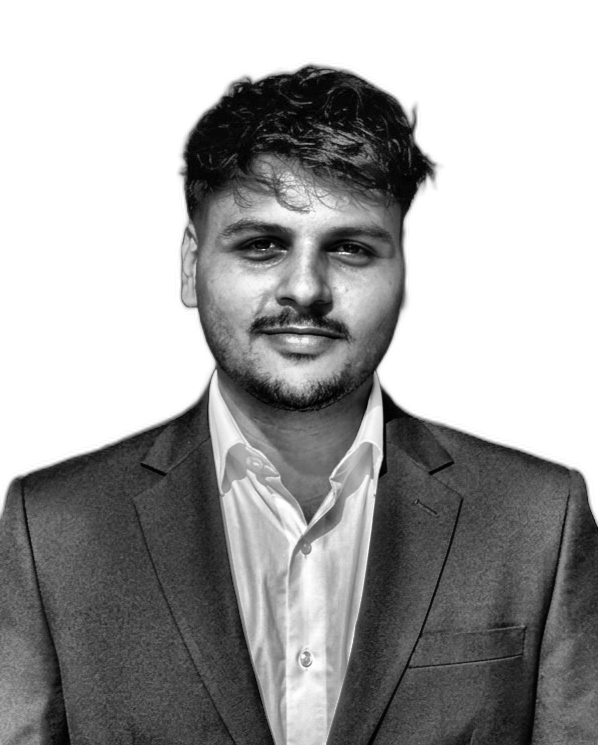
#> input picture source-prepped.png, 598 x 745 px, found by its file name
$ python make_ascii_svg.py
#> lines starting #> are read from the running program, lines starting #| are printed output that depends on the picture
"""
make_ascii_svg.py
-----------------
Converts source-prepped.png into a self-typing animated SVG.
Run locally after prep_photo.py.
Usage: python scripts/make_ascii_svg.py
Output: harsh-ascii.svg
"""

import os
import numpy as np
from PIL import Image

# ASCII density ramp: bright (sparse) -> dark (dense)
RAMP = " .`:-=+*cs#%@"

# Output grid size (cols x rows)
COLS = 90
ROWS = 48

# Visual settings - orange theme
FONT_SIZE    = 7        # px, monospace char size
CHAR_W       = FONT_SIZE * 0.6
CHAR_H       = FONT_SIZE * 1.2
FILL_COLOR   = "#c0c0c0"   # light gray for clean look
BG_COLOR     = "#0d1117"   # GitHub dark
CURSOR_COLOR = "#ff6a00"   # orange cursor

# Animation timing
ROW_DELAY    = 0.04   # seconds between each row appearing
CURSOR_SPEED = 0.6    # seconds to wipe across one row

INPUT  = "source-prepped.png"
OUTPUT = "harsh-ascii.svg"


def image_to_ascii(path: str, cols: int, rows: int) -> list[str]:
    img = Image.open(path).convert("L")
    img = img.resize((cols, rows), Image.LANCZOS)
    pixels = np.array(img)
    lines = []
    for row in pixels:
        line = ""
        for px in row:
            idx = int(px / 255 * (len(RAMP) - 1))
            line += RAMP[idx]
        lines.append(line)
    return lines


def build_svg(lines: list[str]) -> str:
    rows = len(lines)
    cols = max(len(l) for l in lines)

    svg_w = int(cols * CHAR_W) + 20
    svg_h = int(rows * CHAR_H) + 20

    parts = []
    parts.append(f'''<svg xmlns="http://www.w3.org/2000/svg"
     width="{svg_w}" height="{svg_h}"
     viewBox="0 0 {svg_w} {svg_h}">''')

    # Background
    parts.append(f'  <rect width="{svg_w}" height="{svg_h}" fill="{BG_COLOR}"/>')

    # Defs: one clip per row (horizontal wipe)
    parts.append("  <defs>")
    for i in range(rows):
        parts.append(f'    <clipPath id="r{i}">')
        parts.append(f'      <rect x="0" y="{int(i * CHAR_H) + 10}" width="0" height="{int(CHAR_H) + 2}">')
        begin = i * ROW_DELAY
        end   = begin + CURSOR_SPEED
        parts.append(f'        <animate attributeName="width" from="0" to="{svg_w}"'
                     f' begin="{begin:.2f}s" dur="{CURSOR_SPEED:.2f}s" fill="freeze"/>')
        parts.append(f'      </rect>')
        parts.append(f'    </clipPath>')
    parts.append("  </defs>")

    # Text rows
    for i, line in enumerate(lines):
        y     = int((i + 1) * CHAR_H) + 10
        begin = i * ROW_DELAY
        # Escape XML special chars
        safe = (line.replace("&", "&amp;")
                    .replace("<", "&lt;")
                    .replace(">", "&gt;")
                    .replace('"', "&quot;"))
        parts.append(
            f'  <text x="10" y="{y}" '
            f'font-family="\'Courier New\', Courier, monospace" '
            f'font-size="{FONT_SIZE}" fill="{FILL_COLOR}" '
            f'clip-path="url(#r{i})" '
            f'xml:space="preserve">{safe}</text>'
        )

    # Orange cursor block that sweeps each row then disappears
    total_dur = rows * ROW_DELAY + CURSOR_SPEED + 0.1
    parts.append(
        f'  <rect id="cursor" width="{int(CHAR_W)}" height="{int(CHAR_H)}" '
        f'fill="{CURSOR_COLOR}" opacity="0.8">'
    )
    # Move cursor row by row
    x_vals = [f"10"] + [f"{int(CHAR_W * COLS) + 10}"] * 2
    y_vals = []
    key_times = []
    for i in range(rows):
        t_start = i * ROW_DELAY
        t_end   = t_start + CURSOR_SPEED
        y_vals.append(str(int(i * CHAR_H) + 10))
        y_vals.append(str(int(i * CHAR_H) + 10))
        key_times.append(f"{t_start / total_dur:.3f}")
        key_times.append(f"{t_end / total_dur:.3f}")

    parts.append(
        f'    <animate attributeName="y" '
        f'values="{";".join(y_vals)}" '
        f'keyTimes="{";".join(key_times)}" '
        f'dur="{total_dur:.2f}s" fill="freeze"/>'
    )
    parts.append(
        f'    <animate attributeName="opacity" '
        f'values="0.8" '
        f'begin="0s" dur="{total_dur:.2f}s" fill="freeze"/>'
    )
    # Hide cursor at end
    parts.append(
        f'    <animate attributeName="opacity" '
        f'values="0.8;0" '
        f'begin="{total_dur:.2f}s" dur="0.1s" fill="freeze"/>'
    )
    parts.append('  </rect>')
    parts.append('</svg>')

    return "\n".join(parts)


def main():
    if not os.path.exists(INPUT):
        print(f"ERROR: {INPUT} not found. Run prep_photo.py first.")
        return

    print(f"Converting {INPUT} to ASCII ({COLS}×{ROWS})...")
    lines = image_to_ascii(INPUT, COLS, ROWS)
#> in image_to_ascii, img is the input picture: PIL image 598x745 L; min 0, max 255, mean 162.8
#> in image_to_ascii, `img = img.resize((cols, rows), Image.LANCZOS)`:
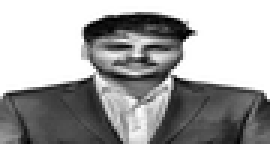
#> img: PIL image 90x48 L (shown 3 times larger); min 0, max 255, mean 162.6
#> the loop in image_to_ascii, `for row in pixels:` made 48 passes
#> after the loop in image_to_ascii, `for row in pixels:`: lines = 48 items
#> lines = 48 items

    print(f"Building animated SVG → {OUTPUT}...")
    svg = build_svg(lines)
#> in build_svg, `rows = len(lines)`: rows = 48
#> in build_svg, `cols = max(len(l) for l in lines)`: cols = 90
#> in build_svg, `svg_w = int(cols * CHAR_W) + 20`: svg_w = 398
#> in build_svg, `svg_h = int(rows * CHAR_H) + 20`: svg_h = 423
#> after the loop in build_svg, `for i in range(rows):`: parts = 243 items
#> the loop in build_svg, `for i, line in enumerate(lines):` made 48 passes
#> (y, begin) on passes 1 to 12: (18, 0), (26, 0.04), (35, 0.08), (43, 0.12), (52, 0.16), (60, 0.2), (68, 0.24), (77, 0.28), (85, 0.32), (94, 0.36), (102, 0.4), (110, 0.44)
#> after the loop in build_svg, `for i, line in enumerate(lines):`: parts = 292 items
#> in build_svg, `total_dur = rows * ROW_DELAY + CURSOR_SPEED + 0.1`: total_dur = 2.62
#> after the loop in build_svg, `for i in range(rows):`: key_times = 96 items, first 6: '0.000', '0.229', '0.015', '0.244', '0.031', '0.260'; y_vals = 96 items, first 6: '10', '10', '18', '18', '26', '26'

    with open(OUTPUT, "w", encoding="utf-8") as f:
        f.write(svg)

    print(f"Done! Upload {OUTPUT} to your HarshPatil30 repo.")


if __name__ == "__main__":
    main()
